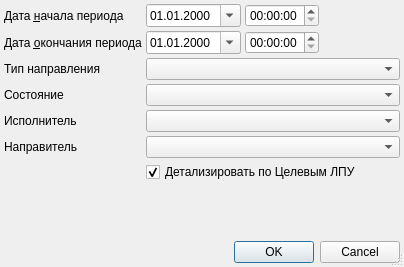
<?xml version="1.0" encoding="UTF-8"?>
<ui version="4.0">
 <class>ReportIncomingDirectionsSetupDialog</class>
 <widget class="QDialog" name="ReportIncomingDirectionsSetupDialog">
  <property name="windowModality">
   <enum>Qt::ApplicationModal</enum>
  </property>
  <property name="geometry">
   <rect>
    <x>0</x>
    <y>0</y>
    <width>404</width>
    <height>267</height>
   </rect>
  </property>
  <property name="windowTitle">
   <string>параметры отчёта</string>
  </property>
  <property name="sizeGripEnabled">
   <bool>true</bool>
  </property>
  <layout class="QGridLayout" name="gridLayout">
   <property name="margin">
    <number>4</number>
   </property>
   <property name="spacing">
    <number>4</number>
   </property>
   <item row="4" column="0" colspan="2">
    <widget class="QLabel" name="lblPerson">
     <property name="text">
      <string>Исполнитель</string>
     </property>
    </widget>
   </item>
   <item row="2" column="2" colspan="3">
    <widget class="QComboBox" name="cmbActionType"/>
   </item>
   <item row="2" column="0" colspan="2">
    <widget class="QLabel" name="lblActionType">
     <property name="text">
      <string>Тип направления</string>
     </property>
    </widget>
   </item>
   <item row="3" column="2" colspan="3">
    <widget class="CActionStatusComboBox" name="cmbActionStatus"/>
   </item>
   <item row="5" column="2" colspan="3">
    <widget class="COrgIsMedicalComboBox" name="cmbOrganisation"/>
   </item>
   <item row="4" column="2" colspan="3">
    <widget class="CPersonComboBox" name="cmbPerson"/>
   </item>
   <item row="0" column="4">
    <spacer>
     <property name="orientation">
      <enum>Qt::Horizontal</enum>
     </property>
     <property name="sizeHint" stdset="0">
      <size>
       <width>101</width>
       <height>20</height>
      </size>
     </property>
    </spacer>
   </item>
   <item row="0" column="2">
    <widget class="CDateEdit" name="edtBegDate">
     <property name="sizePolicy">
      <sizepolicy hsizetype="Maximum" vsizetype="Fixed">
       <horstretch>0</horstretch>
       <verstretch>0</verstretch>
      </sizepolicy>
     </property>
     <property name="minimumSize">
      <size>
       <width>95</width>
       <height>0</height>
      </size>
     </property>
     <property name="displayFormat">
      <string>dd.MM.yyyy</string>
     </property>
     <property name="calendarPopup">
      <bool>true</bool>
     </property>
    </widget>
   </item>
   <item row="0" column="0" colspan="2">
    <widget class="QLabel" name="lblBegDate">
     <property name="text">
      <string>Дата &amp;начала периода</string>
     </property>
     <property name="buddy">
      <cstring>edtBegDate</cstring>
     </property>
    </widget>
   </item>
   <item row="5" column="0" colspan="2">
    <widget class="QLabel" name="lblOrganisation">
     <property name="text">
      <string>Направитель</string>
     </property>
     <property name="buddy">
      <cstring>cmbOrganisation</cstring>
     </property>
    </widget>
   </item>
   <item row="1" column="0" colspan="2">
    <widget class="QLabel" name="lblEndDate">
     <property name="text">
      <string>Дата &amp;окончания периода</string>
     </property>
     <property name="buddy">
      <cstring>edtEndDate</cstring>
     </property>
    </widget>
   </item>
   <item row="8" column="0" colspan="5">
    <widget class="QDialogButtonBox" name="buttonBox">
     <property name="orientation">
      <enum>Qt::Horizontal</enum>
     </property>
     <property name="standardButtons">
      <set>QDialogButtonBox::Cancel|QDialogButtonBox::Ok</set>
     </property>
    </widget>
   </item>
   <item row="1" column="4">
    <spacer>
     <property name="orientation">
      <enum>Qt::Horizontal</enum>
     </property>
     <property name="sizeHint" stdset="0">
      <size>
       <width>101</width>
       <height>20</height>
      </size>
     </property>
    </spacer>
   </item>
   <item row="1" column="2">
    <widget class="CDateEdit" name="edtEndDate">
     <property name="sizePolicy">
      <sizepolicy hsizetype="Maximum" vsizetype="Fixed">
       <horstretch>0</horstretch>
       <verstretch>0</verstretch>
      </sizepolicy>
     </property>
     <property name="minimumSize">
      <size>
       <width>95</width>
       <height>0</height>
      </size>
     </property>
     <property name="displayFormat">
      <string>dd.MM.yyyy</string>
     </property>
     <property name="calendarPopup">
      <bool>true</bool>
     </property>
    </widget>
   </item>
   <item row="0" column="3">
    <widget class="QTimeEdit" name="edtBegTime"/>
   </item>
   <item row="1" column="3">
    <widget class="QTimeEdit" name="edtEndTime"/>
   </item>
   <item row="3" column="0" colspan="2">
    <widget class="QLabel" name="lblActionStatus">
     <property name="text">
      <string>Состояние</string>
     </property>
    </widget>
   </item>
   <item row="7" column="1">
    <spacer>
     <property name="orientation">
      <enum>Qt::Vertical</enum>
     </property>
     <property name="sizeHint" stdset="0">
      <size>
       <width>21</width>
       <height>21</height>
      </size>
     </property>
    </spacer>
   </item>
   <item row="6" column="2" colspan="3">
    <widget class="QCheckBox" name="chkDetalLPU">
     <property name="text">
      <string>Детализировать по Целевым ЛПУ</string>
     </property>
     <property name="checked">
      <bool>true</bool>
     </property>
    </widget>
   </item>
  </layout>
 </widget>
 <customwidgets>
  <customwidget>
   <class>CDateEdit</class>
   <extends>QDateEdit</extends>
   <header>library/DateEdit</header>
  </customwidget>
  <customwidget>
   <class>CPersonComboBox</class>
   <extends>QComboBox</extends>
   <header>Orgs/PersonComboBox.h</header>
  </customwidget>
  <customwidget>
   <class>COrgIsMedicalComboBox</class>
   <extends>QComboBox</extends>
   <header>Orgs/OrgComboBox.h</header>
  </customwidget>
  <customwidget>
   <class>CActionStatusComboBox</class>
   <extends>QComboBox</extends>
   <header location="global">Events/ActionStatus.h</header>
  </customwidget>
 </customwidgets>
 <tabstops>
  <tabstop>edtBegDate</tabstop>
  <tabstop>edtBegTime</tabstop>
  <tabstop>edtEndDate</tabstop>
  <tabstop>edtEndTime</tabstop>
  <tabstop>cmbActionType</tabstop>
  <tabstop>cmbActionStatus</tabstop>
  <tabstop>cmbPerson</tabstop>
  <tabstop>cmbOrganisation</tabstop>
  <tabstop>buttonBox</tabstop>
 </tabstops>
 <resources/>
 <connections>
  <connection>
   <sender>buttonBox</sender>
   <signal>accepted()</signal>
   <receiver>ReportIncomingDirectionsSetupDialog</receiver>
   <slot>accept()</slot>
   <hints>
    <hint type="sourcelabel">
     <x>190</x>
     <y>252</y>
    </hint>
    <hint type="destinationlabel">
     <x>119</x>
     <y>239</y>
    </hint>
   </hints>
  </connection>
  <connection>
   <sender>buttonBox</sender>
   <signal>rejected()</signal>
   <receiver>ReportIncomingDirectionsSetupDialog</receiver>
   <slot>reject()</slot>
   <hints>
    <hint type="sourcelabel">
     <x>241</x>
     <y>252</y>
    </hint>
    <hint type="destinationlabel">
     <x>316</x>
     <y>234</y>
    </hint>
   </hints>
  </connection>
 </connections>
</ui>
